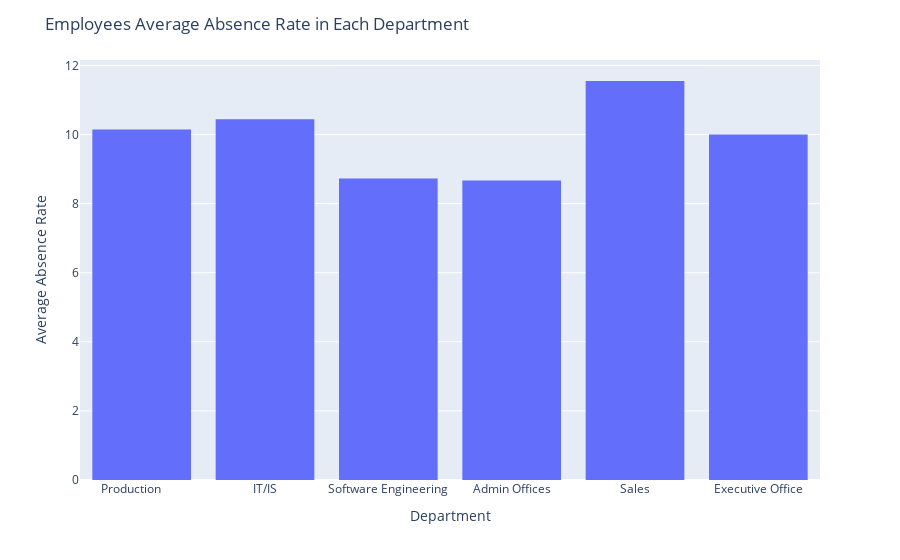

The notebook cell this image was saved under:
### Markdown cell above
##### Employee's Absence

### Code cell
# Average absence rate in each department

fig = px.histogram(data, x="Department", y="Absences", histfunc="avg")

fig.update_layout(
    title_text='Employees Average Absence Rate in Each Department',
    xaxis_title_text='Department',
    yaxis_title_text='Average Absence Rate', 
)
fig.show()

### Figure 1 — Plotly figure (JSON) as saved in the notebook; plotly's stock layout.template omitted (floating-point values rounded to 4 significant figures; data arrays with more than 128 entries replaced by an {"elided": "..."} marker saying what was removed)
{"data": [{"alignmentgroup": "True", "bingroup": "x", "histfunc": "avg", "hovertemplate": "Department=%{x}<br>avg of Absences=%{y}<extra></extra>", "legendgroup": "", "marker": {"color": "#636efa"}, "name": "", "offsetgroup": "", "orientation": "v", "showlegend": false, "type": "histogram", "x": {"elided": "311 str values"}, "xaxis": "x", "y": {"elided": "311 int values"}, "yaxis": "y"}], "layout": {"barmode": "relative", "legend": {"tracegroupgap": 0}, "margin": {"t": 60}, "title": {"text": "Employees Average Absence Rate in Each Department"}, "xaxis": {"anchor": "y", "domain": [0, 1], "title": {"text": "Department"}}, "yaxis": {"anchor": "x", "domain": [0, 1], "title": {"text": "Average Absence Rate"}}}}
